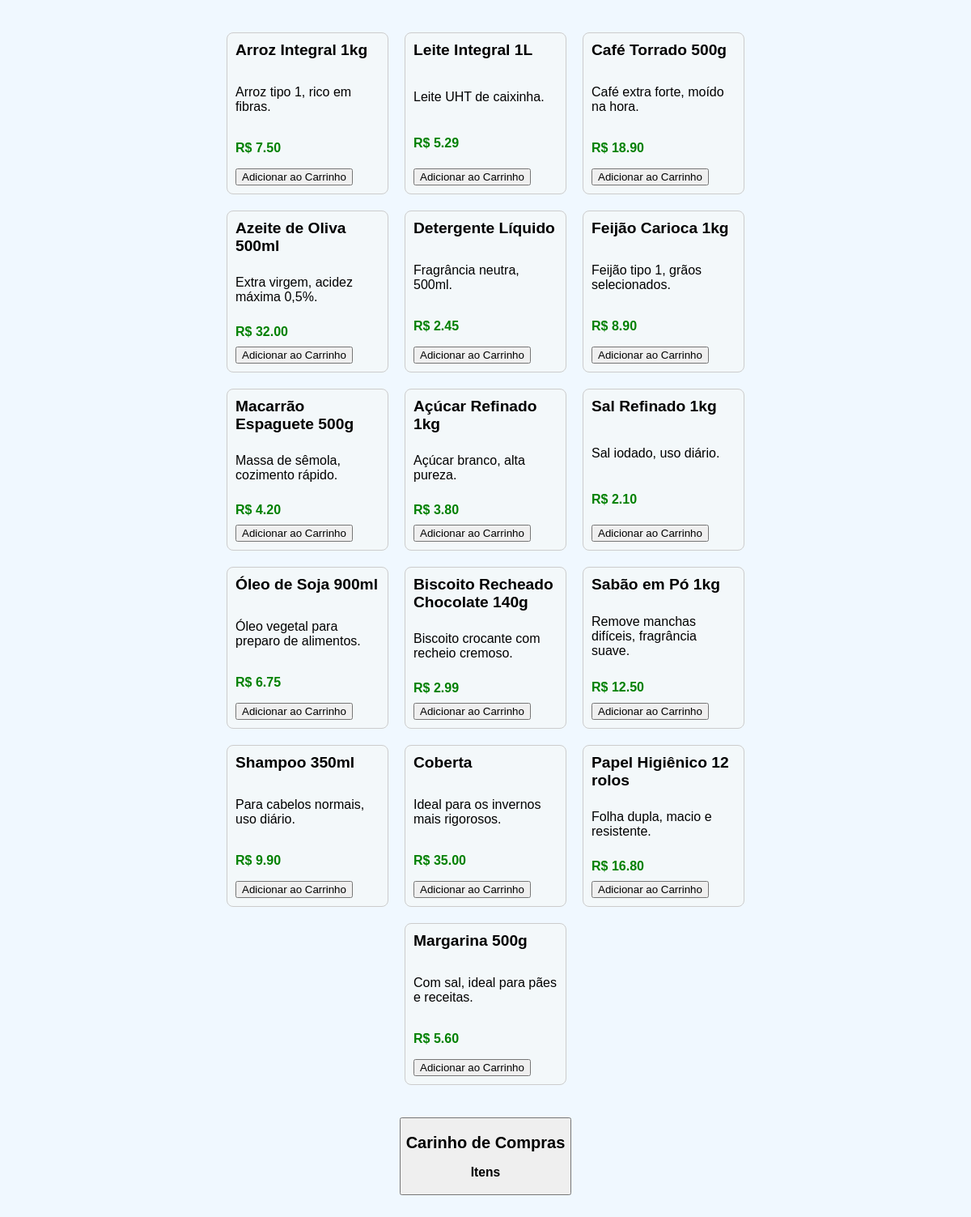
The page / on the database its author committed.
### tables this page shows
CREATE TABLE tbproduto (
    id INT NOT NULL PRIMARY KEY AUTO_INCREMENT,
    nome VARCHAR(100) NOT NULL,
    preco DECIMAL(5,2) NOT NULL,
    descricao VARCHAR(200) NOT NULL
);

### index.php (the view, shortened to what this page needs)
<?php
require 'db.php';
$produtos = [];
$stm = $conn->prepare("SELECT * FROM tbproduto");
$stm->execute();
$result = $stm->get_result();
while ($linha = $result->fetch_assoc()) {
    $produtos[] = $linha;
}
?>
<!DOCTYPE html>
<html lang="pt-BR">
<head>
    <link rel="stylesheet" href="style.css">
</head>
<body>
    <div class="produtos">
        <?php foreach ($produtos as $produto): ?>
            <div class="produto">
                <h2><?= htmlspecialchars($produto["nome"]); ?></h2>
                <p><?= htmlspecialchars($produto["descricao"]); ?></p>
                <h3>R$ <?= htmlspecialchars($produto["preco"]); ?></h3>
                <form method="POST">
                    <input type="submit" value="Adicionar ao Carrinho">
                </form>
            </div>
        <?php endforeach; ?>
    </div>
    <button>
        <h2>Carinho de Compras</h2>
        <h3>Itens</h3>
    </button>
</body>
</html>

### style.css (style rules this page uses)
body { background-color: aliceblue; margin: 0; font-family: Arial, sans-serif; display: flex; flex-direction: column; justify-content: center; align-items: center; padding: 40px; gap: 40px; }
.produtos { width: 75%; display: flex; flex-wrap: wrap; justify-content: center; gap: 20px; }
.produto { width: 200px; height: 200px; border: 1px solid #ccc; border-radius: 8px; padding: 10px; box-sizing: border-box; background-color: rgb(243, 248, 250); display: flex; flex-direction: column; justify-content: space-between; }
.produto h2 { font-size: larger; margin: 0; }
.produto p { font-size: medium; }
.produto h3 { font-size: medium; color: green; margin: 0; }

### rows shown on the page
tbproduto: nome "Arroz Integral 1kg", descricao "Arroz tipo 1, rico em fibras.", preco "7.50"
tbproduto: nome "Leite Integral 1L", descricao "Leite UHT de caixinha.", preco "5.29"
tbproduto: nome "Café Torrado 500g", descricao "Café extra forte, moído na hora.", preco "18.90"
tbproduto: nome "Azeite de Oliva 500ml", descricao "Extra virgem, acidez máxima 0,5%.", preco "32.00"
tbproduto: nome "Detergente Líquido", descricao "Fragrância neutra, 500ml.", preco "2.45"
tbproduto: nome "Feijão Carioca 1kg", descricao "Feijão tipo 1, grãos selecionados.", preco "8.90"
tbproduto: nome "Macarrão Espaguete 500g", descricao "Massa de sêmola, cozimento rápido.", preco "4.20"
tbproduto: nome "Açúcar Refinado 1kg", descricao "Açúcar branco, alta pureza.", preco "3.80"
tbproduto: nome "Sal Refinado 1kg", descricao "Sal iodado, uso diário.", preco "2.10"
tbproduto: nome "Óleo de Soja 900ml", descricao "Óleo vegetal para preparo de alimentos.", preco "6.75"
tbproduto: nome "Biscoito Recheado Chocolate 140g", descricao "Biscoito crocante com recheio cremoso.", preco "2.99"
tbproduto: nome "Sabão em Pó 1kg", descricao "Remove manchas difíceis, fragrância suave.", preco "12.50"
tbproduto: nome "Shampoo 350ml", descricao "Para cabelos normais, uso diário.", preco "9.90"
tbproduto: nome "Coberta", descricao "Ideal para os invernos mais rigorosos.", preco "35.00"
tbproduto: nome "Papel Higiênico 12 rolos", descricao "Folha dupla, macio e resistente.", preco "16.80"
tbproduto: nome "Margarina 500g", descricao "Com sal, ideal para pães e receitas.", preco "5.60"
